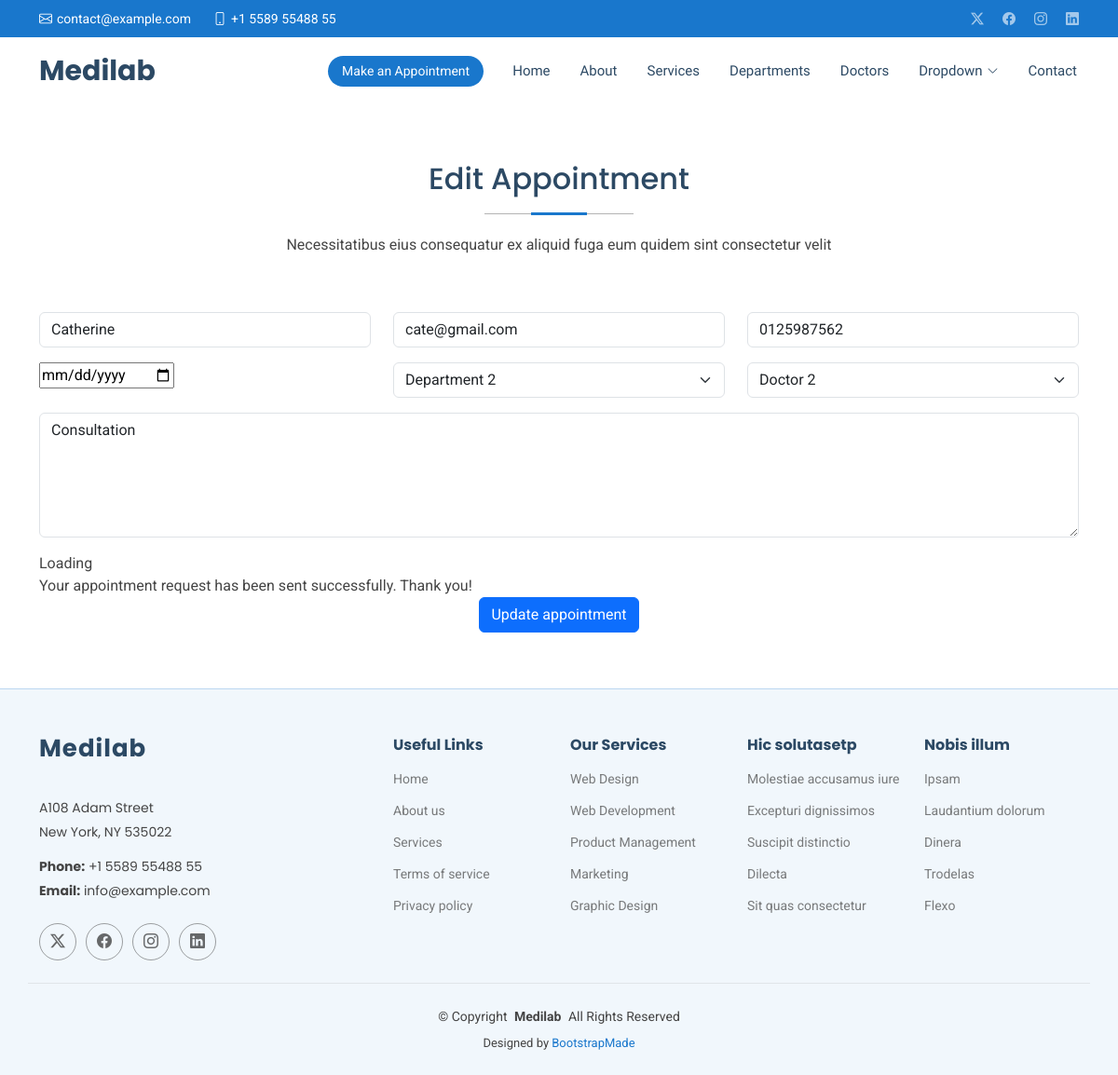
Before: /edit/2 with the older database file.
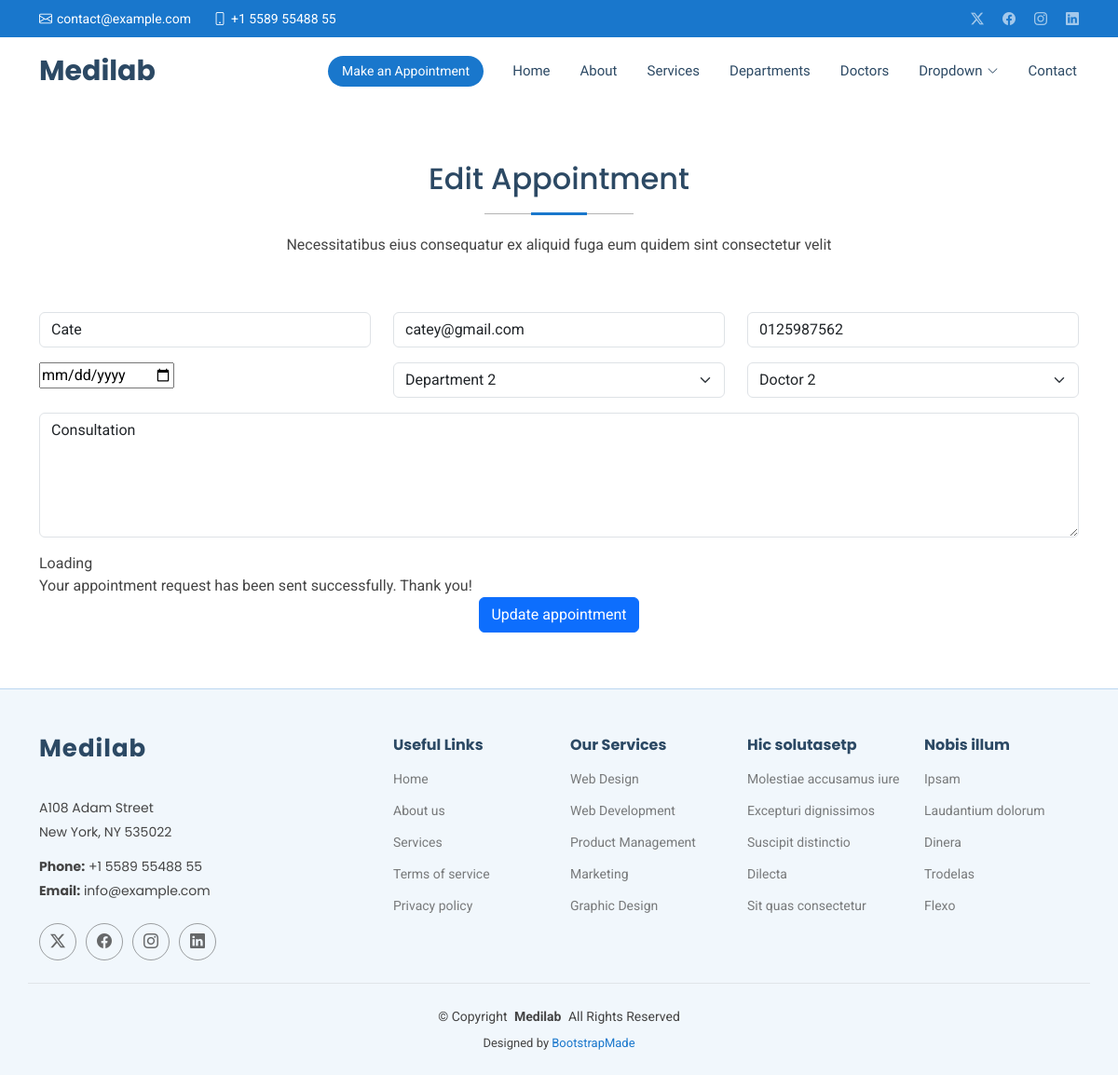
After: the same page with the newer database file.
### medapp/models.py (models this page shows, shortened)
class Appointment(models.Model):
    name = models.CharField(max_length=50)
    email = models.EmailField()
    phone = models.CharField(max_length=15)
    date = models.DateField()
    department = models.CharField(max_length=50)
    doctor = models.CharField(max_length=50)
    message = models.TextField()

### medapp/views.py (the view)
# urls.py: path('edit/<int:id>',views.edit,name='edit'),
def edit(request,id):
    appointment = get_object_or_404(Appointment,id=id)
    if request.method == "POST":
        appointment.name = request.POST.get('name')
        appointment.email = request.POST.get('email')
        appointment.phone = request.POST.get('phone')
        appointment.date = request.POST.get('date')
        appointment.department= request.POST.get('department')
        appointment.doctor = request.POST.get('doctor')
        appointment.message = request.POST.get('message')
        appointment.save()
        return redirect('/show')
    else:
        return render(request,'edit.html',{'appointment':appointment})

### Templates/edit.html (shortened to what this page needs)
{% extends 'starter-page.html' %}
{% load static %}
{% block content %}
    <section id="appointment" class="appointment section">
      <div class="container section-title" data-aos="fade-up">
        <h2>Edit Appointment</h2>
        <p>Necessitatibus eius consequatur ex aliquid fuga eum quidem sint consectetur velit</p>
      </div>
      <div class="container" data-aos="fade-up" data-aos-delay="100">
        <form  method="post" >
          <div class="row">
            <div class="col-md-4 form-group">
              <input type="text" name="name" value="{{ appointment.name }}" class="form-control" id="name" placeholder="Your Name" required="">
            </div>
            <div class="col-md-4 form-group mt-3 mt-md-0">
              <input type="email" class="form-control" name="email" value="{{ appointment.email }}" id="email" placeholder="Your Email" required="">
            </div>
            <div class="col-md-4 form-group mt-3 mt-md-0">
              <input type="tel" class="form-control" name="phone" value="{{ appointment.phone }}" id="phone" placeholder="Your Phone" required="">
            </div>
          </div>
          <div class="row">
            <div class="col-md-4 form-group mt-3">
              <input type="date" name="date" value="{{ appointment.date }} class="form-control datepicker" id="date" placeholder="Appointment Date" required="">
            </div>
            <div class="col-md-4 form-group mt-3">
              <select name="department" value="{{ appointment.department }}" id="department" class="form-select" required="">
                <option value="Department 2" {% if appointment.department == "Department 2" %}selected{% endif %}>Department 2</option>
              </select>
            </div>
            <div class="col-md-4 form-group mt-3">
              <select name="doctor" value="{{ appointment.doctor }}" id="doctor" class="form-select" required="">
                <option value="Doctor 2" {% if appointment.doctor == "Doctor 2" %}selected{% endif %}>Doctor 2</option>
              </select>
            </div>
          </div>
          <div class="form-group mt-3">
            <textarea class="form-control" name="message" rows="5" placeholder="Message (Optional)">{{ appointment.message }}</textarea>
          </div>
          <div class="mt-3">
            <div class="loading">Loading</div>
            <div class="sent-message">Your appointment request has been sent successfully. Thank you!</div>
            <div class="text-center"><button type="submit" class="btn btn-primary">Update appointment</button></div>
          </div>
        </form>
      </div>
    </section>
{% endblock %}

Changed rows visible on the page:
changed Appointment "Department 2": name "Catherine" → "Cate"; email "cate@gmail.com" → "catey@gmail.com"
